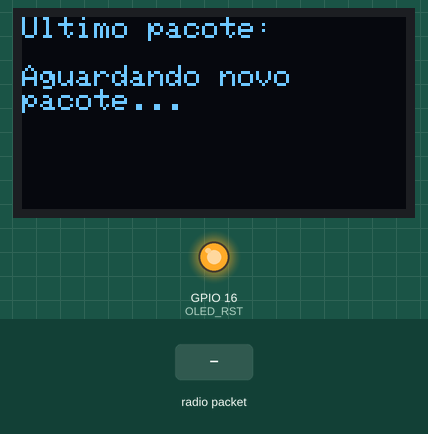
The sketch below on a simulated ESP32. Parts: 128×64 one-colour display, output pins drawn as LEDs (lit = HIGH). The test bench sets the inputs (shaded band). No radio packets arrive unless stated; what the sketch prints to the serial monitor is not drawn.

Above: at 3.3 s.
3.4 s: radio packet "1" arrives
At 4.8 s:
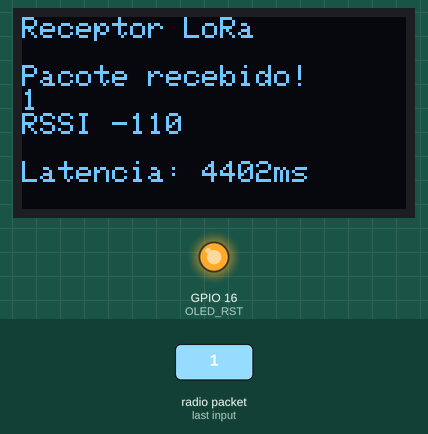
5.9 s: radio packet "0" arrives
At 7.9 s:
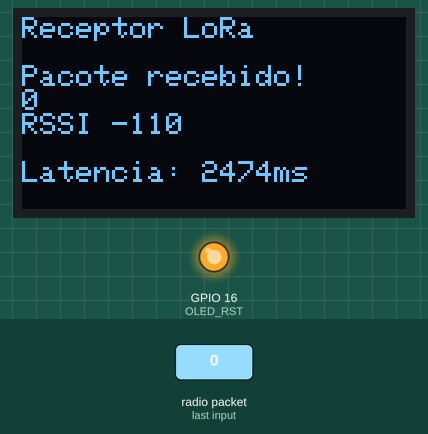
8.4 s: radio packet "2" arrives
At 12.7 s:
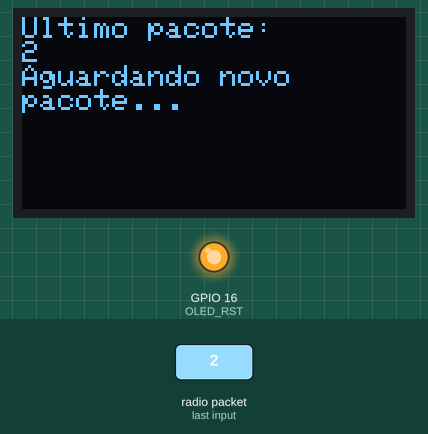
Timing chart, 0 to 14.2 s (numbered marks = the images above; inputs shaded):
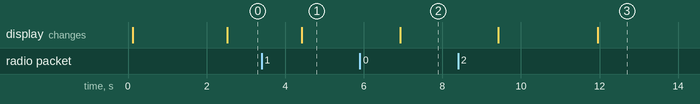

Measured:
- after the input at 3.4 s, the display: changes after 1.0 s (image 1)
- after the input at 5.9 s, the display: changes after 1.0 s (image 2)
- after the input at 8.4 s, the display: first changes after 1.0 s (image 3 shows a later state)

The sketch:

LoRa_recv.ino
```cpp
// Bibliotecas para LoRa
#include <SPI.h>
#include <LoRa.h>


// Bibliotecas para o display
#include <Wire.h>
#include <Adafruit_GFX.h>
#include <Adafruit_SSD1306.h>

// Definição dos pinos para a esp32
#define SCK 5
#define MISO 19
#define MOSI 27
#define SS 18
#define RST 14
#define DIO0 26

//433E6 for Asia
//866E6 for Europe
//915E6 for North America
#define BAND 915E6

// Definição do OLED
#define OLED_SDA 4
#define OLED_SCL 15
#define OLED_RST 16

// Altura e largura do display OLED, em pixels
#define SCREEN_WIDTH 128
#define SCREEN_HEIGHT 64

// String que armazena o que foi recebido pelo emissor LoRa
String receivedData;

// Essa variável marca o momento da execução em que um pacote foi
// recebido pela última vez
u_long lastPacketTime = -1;

bool waiting = false;

Adafruit_SSD1306 display(SCREEN_WIDTH, SCREEN_HEIGHT, &Wire, OLED_RST);

void setup()
{
  Serial.begin(115200);

  // Reset do display OLED via software
  pinMode(OLED_RST, OUTPUT);
  digitalWrite(OLED_RST, LOW);
  delay(20);
  digitalWrite(OLED_RST, HIGH);

  Wire.begin(OLED_SDA, OLED_SCL);

  // Inicialização do display
  int intialized = display.begin(SSD1306_SWITCHCAPVCC, 0x3C, false, false);

  if (not intialized)
  {
    Serial.println(F("SSD1306 allocation failed!"));
    while (true);
  }

  // Preparação do display
  display.clearDisplay();
  display.setTextColor(WHITE);
  display.setTextSize(1);
  display.setCursor(0, 0);
  display.print("Receptor LoRa");
  display.display();

  Serial.println("Teste de recebimento LoRa");

  // Inicialização LoRa
  SPI.begin(SCK, MISO, MOSI, DIO0);
  LoRa.setPins(SS, RST, DIO0);

  intialized = LoRa.begin(BAND);

  if (not intialized)
  {
    Serial.println("Starting LoRa Failed");
    while (true);
  }

  // Mostra a tela de splash IdeiaLab
  display.clearDisplay();
  display.setTextSize(3);
  display.setCursor(0, 10);
  display.print(" Ideia\n  Lab");
  display.display();

  delay(2000);

  display.setTextSize(1);
  display.clearDisplay();
}

void loop()
{
  // Guarda o tamanho do pacote, 0 se não houver
  int packetSize = LoRa.parsePacket();

  if(packetSize > 0)
  {
    Serial.print("Recebeu pacote ");

    // Desativa o estado de espera
    waiting = false;

    // Reseta a variável receivedData
    receivedData = "";

    // Lê e grava a string recebida
    while (LoRa.available())
    {
      // Adiciona cada linha à variável receivedData
      receivedData += LoRa.readString();
      Serial.print(receivedData);
    }

    // Guarda o valor RSSI: Received Signal Strength Indicator.
    // É a força do sinal, quanto maior, melhor
    int rssi = LoRa.rssi();

    Serial.print(" com RSSI ");
    Serial.println(rssi);

    // Desenha as informações na tela
    drawScreen(receivedData, rssi, lastPacketTime);

    // Marca o momento em que esse pacote foi recebido
    lastPacketTime = millis();
  }

  // Guarda o tempo decorrido entre o recebimento do último pacote e agora
  u_long timeSinceLastPacket = millis() - lastPacketTime;

  // Mostra uma tela diferente se o tempo desde o último pacote for maior
  // que 2,5 segundos (2500 milissegundos) e não estiver em estado de espera
  if(timeSinceLastPacket > 2500UL and not waiting)
  {
    drawWaitingScreen(receivedData);

    // Reativa o estado de espera, ou seja, esta tela é impressa apenas uma vez
    // até o próximo estado de espera
    waiting = true;
  }
}

/// Essa função desenha no display uma tela com informações sobre o último pacote recebido
void drawScreen(String receivedData, int rssi, u_long lastPacketTime)
{
  display.clearDisplay();
  display.setCursor(0, 0);
  display.println("Receptor LoRa\n");

  display.println("Pacote recebido!");

  display.println(receivedData);
  display.print("RSSI ");
  display.println(rssi);

  display.println();

  display.print("Latencia: ");
  display.print(millis() - lastPacketTime);
  display.println("ms");

  display.display();
}

/// Essa função desenha no display a tela de espera por novos pacotes
void drawWaitingScreen(String receivedData)
{
    display.clearDisplay();
    display.setCursor(0, 0);

    display.println("Ultimo pacote:");
    display.println(receivedData);

    display.print("Aguardando novo\npacote...");

    display.display();
}
```
